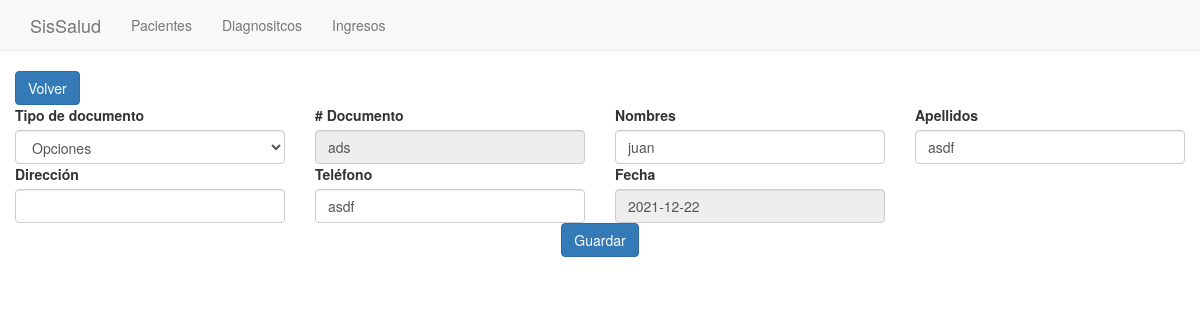
Screenshot of /views/editPaciente.php?id=4 with the database file from the repository.
### tables this page shows
CREATE TABLE `pacientes` (
  `id` int(11) NOT NULL,
  `nombres` varchar(255) NOT NULL,
  `apellidos` varchar(255) NOT NULL,
  `tipo_documento` int(11) NOT NULL,
  `num_documento` varchar(255) NOT NULL,
  `direccion` varchar(255) NOT NULL,
  `telefono` varchar(255) NOT NULL,
  `fecha_registro` date NOT NULL DEFAULT current_timestamp(),
  `estado_id` int(11) NOT NULL DEFAULT 1
);

### controllers/PacienteController.php (called while the page is built, shortened)
<?php
include_once 'C:\projects\xampp\htdocs\sissalud\models\Paciente.php';
class PacienteController {
    public static function getById($id){
        $con = Conexion::iniciar();
        $paciente = null;
        $res = $con->query("SELECT * FROM pacientes WHERE id = '$id'");
        while($item = mysqli_fetch_assoc($res)) {
            $paciente = new Paciente($item["id"], $item["nombres"], $item["apellidos"], $item["tipo_documento"],$item["num_documento"],$item["direccion"], $item["telefono"], $item["fecha_registro"], $item["estado_id"]);
        }
        return $paciente;
    }
}

### models/Paciente.php (called while the page is built, shortened)
<?php
class Paciente {
    private $nombres;
    private $apellidos;
    private $tipo_documento;
    private $num_documento;
    private $direccion;
    private $telefono;
    private $fecha_registro;
    public function __construct($id, $nombres, $apellidos, $tipo_documento, $num_documento, $direccion, $telefono, $fecha_registro,$estado_id) {
        $this -> nombres = $nombres;
        $this -> apellidos = $apellidos;
        $this -> tipo_documento = $tipo_documento;
        $this -> num_documento = $num_documento;
        $this -> direccion = $direccion;
        $this -> telefono = $telefono;
        $this -> fecha_registro = $fecha_registro;
    }
    public function getNombres() {
        return $this -> nombres;
    }
    public function getApellidos() {
        return $this -> apellidos;
    }
    public function getTipo_documento() {
        return $this -> tipo_documento;
    }
    public function getNum_documento() {
        return $this -> num_documento;
    }
    public function getDireccion() {
        return $this -> direccion;
    }
    public function getTelefono() {
        return $this -> telefono;
    }
    public function getFecha_registro() {
        return $this -> fecha_registro;
    }
}

### views/editPaciente.php (the view, shortened to what this page needs)
<?php
include_once dirname(__FILE__).'./../layouts/header.php';
include_once dirname(__FILE__).'./../controllers/PacienteController.php';
$id = $_GET['id'];
if (isset($id) == null){
    header('Location: http://localhost/sissalud/views/listPacientes.php');
}else{
    $paciente = PacienteController::getById($id);
}
?>
<a class="btn btn-primary" href="/sissalud/views/listPacientes.php">Volver</a>
    <div class="d-flex justify-content-center">
    <form method="post" action="">
        <div class="row">
        <div class="m-2 col-md-3">
            <label for="exampleInputEmail1" class="form-label">Tipo de documento</label>
            <select name="tipo_documento" value="<?=$paciente->getTipo_documento()?>" class="form-control" aria-label="Default select example" required>
                <option selected>Opciones</option>
            </select>
        </div>
        <div class="m-2 col-md-3">
            <label for="exampleInputPassword1" class="form-label"># Documento</label>
            <input disabled name="num_documento" type="text" class="form-control" value="<?=$paciente->getNum_documento()?>">
        </div>
        <div class="m-2 col-md-3">
            <label for="exampleInputPassword1" class="form-label">Nombres</label>
            <input name="nombres" type="text" class="form-control" value="<?=$paciente->getNombres()?>" required>
        </div>
        <div class="m-2 col-md-3">
            <label for="exampleInputPassword1" class="form-label">Apellidos</label>
            <input name="apellidos" type="text" class="form-control" value="<?=$paciente->getApellidos()?>" required>
        </div>
        <div class="m-2 col-md-3">
            <label for="exampleInputPassword1" class="form-label">Dirección</label>
            <input name="direccion" type="text" class="form-control" value="<?=$paciente->getDireccion()?>" required>
        </div>
        <div class="m-2 col-md-3">
            <label for="exampleInputPassword1" class="form-label">Teléfono</label>
            <input name="telefono" type="text" class="form-control" value="<?=$paciente->getTelefono()?>" required>
        </div>
        <div class="m-2 col-md-3">
            <label for="exampleInputPassword1" class="form-label">Fecha</label>
            <input disabled name="telefono" type="text" class="form-control" value="<?=$paciente->getFecha_registro()?>">
        </div>
        <div class="col-md-12 text-center my-3">
        <button type="submit" class="btn btn-primary" name="btnEnviar">Guardar</button>
        </div>
        </div>
        </form>
        </div>
<?php include_once dirname(__FILE__).'./../layouts/footer.php' ?>

### rows the page displays
pacientes: tipo_documento "Opciones", num_documento "ads", nombres "juan", apellidos "asdf", telefono "asdf", telefono "2021-12-22"
